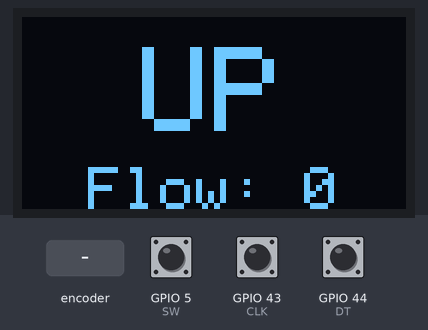
Recording of a sketch running on a simulated ESP32. Shown: 128×64 one-colour display. The inputs (shaded band) are chosen by the test bench; at power-on: GPIO 5 (SW) HIGH, GPIO 43 (CLK) HIGH, GPIO 44 (DT) HIGH. WiFi joins after 1.5 s; servers stay silent unless stated; what the sketch prints to the serial monitor is not drawn.

Above: at 2.7 s.
2.8 s: rotary encoder on GPIO 43 (CLK) / GPIO 44 (DT) turned 3 steps (first pin leading)
At 2.94 s:
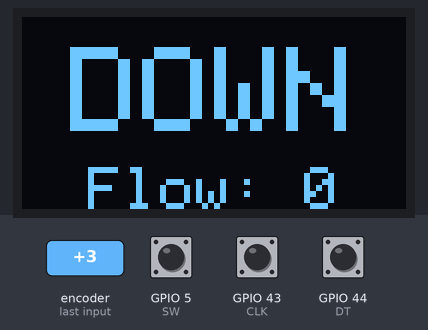
4.9 s: GPIO 5 (SW) pulled LOW for 0.15 s
At 6.8 s:
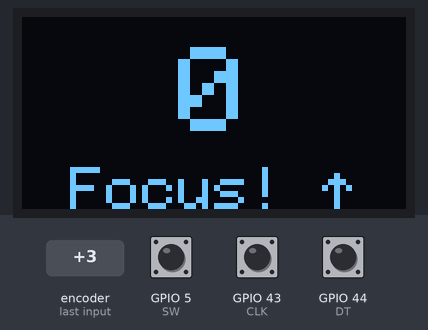
7.1 s: GPIO 5 (SW) pulled LOW for 0.15 s
7.8 s: GPIO 5 (SW) pulled LOW for 3.2 s
12.5 s: GPIO 5 (SW) pulled LOW for 1 s
At 14.0 s:
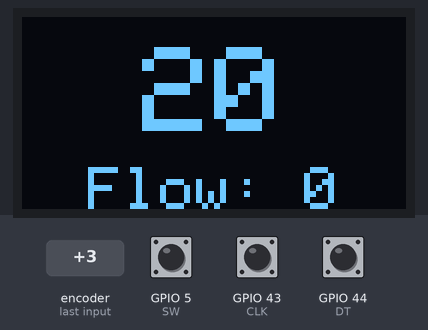
15.0 s: GPIO 5 (SW) pulled LOW for 0.15 s
At 16.9 s:
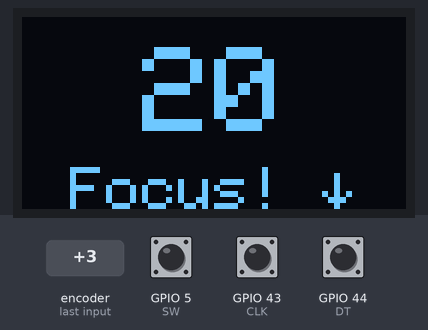
Timing chart, 0 to 18.4 s (numbered marks = the images above; inputs shaded):
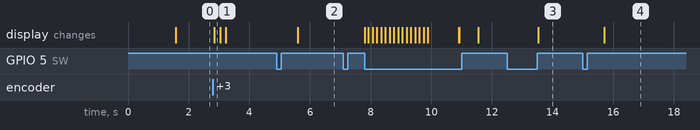

The sketch:

focus_dude.ino
```cpp
#include <Adafruit_SSD1306.h>
#include <splash.h>
#include <Arduino_BuiltIn.h>
#include <Wire.h>
#include <ESP8266WiFi.h>
#include <ESP8266WebServer.h>

// ✅ Change these to your WiFi credentials
const char* ssid = "ssid";
const char* password = "passwd";

// ✅ Initialize Web Server on port 80
ESP8266WebServer server(80);


#define SCREEN_WIDTH 128 // OLED display width, in pixels
#define SCREEN_HEIGHT 64 // OLED display height, in pixels

#define OLED_RESET     -1 // Reset pin # (or -1 if sharing Arduino reset pin)
#define SCREEN_ADDRESS 0x3C ///< See datasheet for Address; 0x3D for 128x64, 0x3C for 128x32
Adafruit_SSD1306 display(SCREEN_WIDTH, SCREEN_HEIGHT, &Wire, OLED_RESET);

//-----------------------------------------------
#define CLK    D6
#define DT     D7
#define SW     D4

//-----------------------------------------------
int flowMinutes = 0;   // Total flow minutes
int menuIndex = 0;     // 0 for UP, 1 for DOWN, 2 for Reset
String menuOptions[3] = {"UP", "DOWN", "Reset"};  // Label reset option as "Reset"
unsigned long lastActivityTime = 0;  // For inactivity detection
const unsigned long inactivityLimit = 3 * 60000;  // 3 minutes in milliseconds

enum ClickType { NO_CLICK, NORMAL_CLICK, LONG_CLICK, DOUBLE_CLICK };
enum State { MENU, COUNTING_UP, COUNTING_DOWN, SELECTING_DOWN_DURATION, IDLE };
State currentState = MENU;

int countdownValue = 20;  // Default value for countdown
int initialCountdownValue = 20;  // Store the countdown value when selected
unsigned long previousMillis = 0;  // For counting logic
int elapsedMinutes = 0;
bool isCounting = false;
unsigned long buttonDebounceTime = 0;
const unsigned long buttonDebounceDelay = 800;  // Debounce delay

// Rotary encoder debounce variables
unsigned long lastRotaryTime = 0;
const unsigned long rotaryDebounceDelay = 150;  // Faster debounce for rotary encoder

// IDLE mode extended behavior
const unsigned long displayOffTimeLimit = 30 * 60000;  // 30 minutes in milliseconds

unsigned long idleStartTime = 0;  // Track when IDLE mode starts
bool displayOff = false;  // Track if the display is off

// Double click
unsigned long lastButtonPressTime = 0;
const unsigned long doubleClickTime = 500; // Max time between clicks (milliseconds)
bool singleClickDetected = false;

// focusMode
bool focusMode = false;

//=========================================================
void setup() {
  initHardware();
  initDisplay();
  initWiFi();
  initWebServer();
  updateDisplay();
  Serial.println("Setup complete, starting loop...");
}

//=========================================================
void loop() {
  server.handleClient();
  unsigned long currentMillis = millis();

  // Handle rotary encoder input
  handleRotaryInput();

  // Handle button presses and states
  handleButtonPresses(currentMillis);

  // Handle counting logic
  handleCounting(currentMillis);

  // Handle inactivity
  handleInactivity(currentMillis);
}

//=========================================================
// Initialize hardware pins and serial communication
void initHardware() {
  pinMode(CLK, INPUT_PULLUP);
  pinMode(DT, INPUT_PULLUP);
  pinMode(SW, INPUT_PULLUP);
  Serial.begin(9600);
}

//=========================================================
// Initialize the OLED display
void initDisplay() {
  if (!display.begin(SSD1306_SWITCHCAPVCC, 0x3C)) {
    Serial.println(F("SSD1306 allocation failed"));
    for (;;);
  }
  display.setRotation(2);  // Rotate display 180 degrees

  display.clearDisplay();
  Serial.println("Display initialized.");
}

// ==========================================================
// ✅ Wi-Fi Initialization
void initWiFi() {
    WiFi.begin(ssid, password);
    Serial.print("Connecting to WiFi...");
    while (WiFi.status() != WL_CONNECTED) {
        delay(500);
        Serial.print(".");
    }
    Serial.println("\nWiFi Connected!");
    Serial.print("ESP32 IP Address: ");
    Serial.println(WiFi.localIP());
}

// ==========================================================
// ✅ Web Server Initialization
void initWebServer() {
    server.on("/", []() {
        server.send(200, "text/plain", focusMode ? "FOCUS ON" : "FOCUS OFF");
    });

    server.on("/toggle", []() {
        focusMode = !focusMode;
        updateDisplay();
        server.send(200, "text/plain", focusMode ? "FOCUS ON" : "FOCUS OFF");
    });

    server.begin();
    Serial.println("Web Server Started!");
}
//=========================================================
// Update the OLED display with the current state
void updateDisplay() {
  display.setTextColor(WHITE);
  display.clearDisplay();

  // Move top row text to bottom row
  String bottomRowText;

  if (currentState == COUNTING_UP) {
    bottomRowText = "Focus! \x18";  // Upward triangle for counting UP
  } else if (currentState == COUNTING_DOWN) {
    bottomRowText = "Focus! \x19";  // Downward triangle for counting DOWN
  } else {
    bottomRowText = "Flow: " + String(flowMinutes);  // Display total flow minutes when not counting
  }

  int bottomRowTextWidth = bottomRowText.length() * 12;  // TextSize 2, so 12 pixels per char
  int bottomRowX = (128 - bottomRowTextWidth) / 2;  // Center the text

  display.setTextSize(2);  // Keep text size large
  display.setCursor(bottomRowX, 50);  // Move to bottom row (Y = 50 for 64px height)
  display.print(bottomRowText);

  // Keep main row text unchanged
  String mainRowText;

  if (currentState == MENU) {
    mainRowText = menuOptions[menuIndex];  // Display UP, DOWN, or Reset
  } else if (currentState == COUNTING_UP) {
    mainRowText = String(elapsedMinutes);  // Counting up minutes
  } else if (currentState == COUNTING_DOWN || currentState == SELECTING_DOWN_DURATION) {
    mainRowText = String(countdownValue);  // Countdown minutes
  } else if (currentState == IDLE) {
    mainRowText = "IDLE?";
  }

  int mainRowTextWidth = mainRowText.length() * 24;  // TextSize 4, so 24 pixels per char
  int mainRowX = (128 - mainRowTextWidth) / 2;  // Center text horizontally

  display.setTextSize(4);  // Keep main row text large
  display.setCursor(mainRowX, 10);  // Move main text higher
  display.print(mainRowText);

  display.display();  // Show the updated display
}


//=========================================================
// Detect button presses with debounce logic
// bool buttonPressed() {
//   if (digitalRead(SW) == LOW && (millis() - buttonDebounceTime > buttonDebounceDelay)) {
//     buttonDebounceTime = millis();  // Debounce
//
//     return true;
//   }
//   return false;
// }
// bool buttonReleased() {
//   if (digitalRead(SW) == HIGH) {

//     Serial.println("Button released.");
//     return true;
//   }
//   return false;
// }
static bool buttonWasPressed = false;
ClickType buttonPressed() {

    static unsigned long pressStartTime = 0;
    static unsigned long lastClickTime = 0;
    static bool firstClickDetected = false;

    const unsigned long longPressThreshold = 800;  // Time to register a long press (ms)
    const unsigned long doubleClickThreshold = 500;  // Max time between clicks (ms)
    unsigned long currentTime = millis();
    if (digitalRead(SW) == LOW) {  // Button is pressed
        if (!buttonWasPressed) {   // Detect first press
            buttonWasPressed = true;
            pressStartTime = millis();  // Start timing the press duration
            Serial.println("press!");
        }

    }
    else if (buttonWasPressed) {   // Button was released
        buttonWasPressed = false;
        unsigned long pressDuration = millis() - pressStartTime;
        lastActivityTime = millis();  // Reset inactivity timer
        Serial.println("release!");
        if (pressDuration >= longPressThreshold) {
            return LONG_CLICK;  // ✅ Return Long Click if held long enough
        }
        else if (firstClickDetected && (currentTime - lastClickTime < doubleClickThreshold)) {
            firstClickDetected = false;  // Reset first click flag
            return DOUBLE_CLICK;  // ✅ Return Double Click
        }
        else {
            firstClickDetected = true;
            lastClickTime = currentTime;
        }
    }
    if (firstClickDetected && (currentTime - lastClickTime > doubleClickThreshold)){
      firstClickDetected=false;
      return NORMAL_CLICK;  // ✅ Return Normal Click
    }
    return NO_CLICK;  // No button press detected
}

//=========================================================
// Handle button presses and manage state transitions
// void handleButtonPresses(unsigned long currentMillis) {
//   if (!buttonPressed()) return;
//   switch (currentState) {
//     case MENU:
//       if (menuIndex == 0) {  // UP selected
//         startCountingUp();
//       } else if (menuIndex == 1) {  // DOWN selected
//         startSelectingDownDuration();
//       } else if (menuIndex == 2) {  // Reset selected
//         resetFlowMinutes();  // Reset the total focus time to 0
//       }
//       break;

//     case SELECTING_DOWN_DURATION:
//       confirmCountdownSelection();
//       break;

//     case COUNTING_UP:
//       stopCountingUp();
//       break;

//     case COUNTING_DOWN:
//       stopCountingDown();
//       break;
//   }
//   updateDisplay();
// }
void handleButtonPresses(unsigned long currentMillis) {
    ClickType click = buttonPressed();  // Get the type of click

    if (click == NORMAL_CLICK) {
        // ✅ Normal click: Perform regular button functions
        switch (currentState) {
            case MENU:
                if (menuIndex == 0) { startCountingUp(); }
                else if (menuIndex == 1) { startSelectingDownDuration(); }
                else if (menuIndex == 2) { resetFlowMinutes(); }
                break;
            case SELECTING_DOWN_DURATION:
                confirmCountdownSelection();
                break;
            case COUNTING_UP:
                stopCountingUp();
                focusMode = false;
                break;
            case COUNTING_DOWN:
                stopCountingDown();
                focusMode = false;
                break;
        }
    }
    else if (click == LONG_CLICK) {
        // ✅ Long click: Toggle between UP ↔ DOWN modes
        Serial.println("Long Click detected!");
        if (currentState == COUNTING_UP) {
            startSelectingDownDuration();  // Switch to DOWN mode
        } else if (currentState == COUNTING_DOWN) {
            startCountingUp();  // Switch to UP mode
        }
    }
    else if (click == DOUBLE_CLICK) {
        // ✅ Double click: Toggle between UP ↔ DOWN mode, but faster
        Serial.println("Double Click detected!");
        if (currentState == COUNTING_UP) {
            startSelectingDownDuration();  // Switch to DOWN mode
        } else if (currentState == COUNTING_DOWN) {
            startCountingUp();  // Switch to UP mode
        }
    }

    updateDisplay();
}

//=========================================================
// Start counting up
void startCountingUp() {
  currentState = COUNTING_UP;
  elapsedMinutes = 0;
  isCounting = true;
  focusMode = true;
  lastActivityTime = millis();  // Reset inactivity timer
  Serial.println("Counting UP started.");

}

//=========================================================
// Start selecting the countdown duration
void startSelectingDownDuration() {
  currentState = SELECTING_DOWN_DURATION;
  countdownValue = 20;
  lastActivityTime = millis();  // Reset inactivity timer
  Serial.println("Selecting DOWN duration.");
}

//=========================================================
// Confirm countdown selection and start counting down
void confirmCountdownSelection() {
  initialCountdownValue = countdownValue;
  currentState = COUNTING_DOWN;
  isCounting = true;
  lastActivityTime = millis();  // Reset inactivity timer
  Serial.print("Counting DOWN started with "); Serial.print(countdownValue); Serial.println(" minutes.");
}

//=========================================================
// Stop counting up and return to menu
void stopCountingUp() {
    flowMinutes += elapsedMinutes;
    successAnimation();
    currentState = MENU;
    isCounting = false;
    Serial.println("Counting UP stopped. Returning to MENU.");

}


//=========================================================
// Stop counting down and return to menu
void stopCountingDown() {
  flowMinutes += (initialCountdownValue - countdownValue);
  successAnimation();
  currentState = MENU;
  isCounting = false;
  Serial.println("Counting DOWN stopped. Returning to MENU.");
}

//=========================================================
// Reset the total flow minutes counter to 0
void resetFlowMinutes() {
  flowMinutes = 0;
  Serial.println("Flow minutes reset to 0.");
  updateDisplay();  // Update the display to show the reset value
}

//=========================================================
// Handle counting up or down logic
void handleCounting(unsigned long currentMillis) {
  if (!isCounting || (currentMillis - previousMillis < 60000)) return;

  previousMillis = currentMillis;

  if (currentState == COUNTING_UP) {
    elapsedMinutes++;
    updateDisplay();
    Serial.print("Counting UP: "); Serial.println(elapsedMinutes);
  } else if (currentState == COUNTING_DOWN) {
    countdownValue--;
    if (countdownValue <= 0) {
      flowMinutes += initialCountdownValue;
      successAnimation();
      currentState = MENU;
      isCounting = false;
      Serial.println("Countdown finished, returning to MENU.");
    }
    updateDisplay();
    Serial.print("Counting DOWN: "); Serial.println(countdownValue);
  }
}

//=========================================================
// Success animation when a session ends
void successAnimation() {
  display.clearDisplay();
  int centerX = 64, centerY = 32;

  for (int radius = 2; radius <= 30; radius += 2) {
    display.drawCircle(centerX, centerY, radius, WHITE);
    display.display();
    delay(100);

    if (radius % 4 == 0) {
      display.clearDisplay();
      display.display();
      delay(2);
    }
  }

  display.clearDisplay();
  display.setTextSize(2);
  display.setCursor(20, 20);
  display.print("SUCCESS!");
  display.display();
  delay(1000);
  display.clearDisplay();
  display.display();
}

//=========================================================
// Rotary Encoder Rotation Detection
int getRotation() {
  static int previousCLK = digitalRead(CLK);
  int currentCLK = digitalRead(CLK);

  if (currentCLK == LOW && previousCLK == HIGH && (millis() - lastRotaryTime > rotaryDebounceDelay)) {
    lastRotaryTime = millis();  // Debounce
    int DTValue = digitalRead(DT);  // Read DT to determine direction

    previousCLK = currentCLK;  // Update previous CLK for next iteration

    return (DTValue != currentCLK) ? 1 : -1;  // Clockwise or counterclockwise
  }

  previousCLK = currentCLK;
  return 0;  // No rotation
}

//=========================================================
// Handle rotary input for menu and countdown selection
void handleRotaryInput() {
  int rotation = getRotation();
  if (rotation == 0) return;  // No rotation detected

  lastActivityTime = millis();  // Reset inactivity timer on any valid rotation
  Serial.print(millis());  // Print the current time in milliseconds
  Serial.print(" - Rotation detected, activity timer reset. Rotation: ");
  Serial.println(rotation);

  if (currentState == MENU) {
    menuIndex = (menuIndex + rotation + 3) % 3;  // Update for 3 menu options: UP, DOWN, Reset
    updateDisplay();
    Serial.print(millis());  // Print the current time in milliseconds
    Serial.print(" - Menu option: "); Serial.println(menuOptions[menuIndex]);
  } else if (currentState == SELECTING_DOWN_DURATION) {
    countdownValue = max(1, countdownValue + rotation);
    updateDisplay();
    Serial.print(millis());  // Print the current time in milliseconds
    Serial.print(" - Countdown value: "); Serial.println(countdownValue);
  }
}
//=========================================================
// Handle inactivity and switch to IDLE if necessary
void handleInactivity(unsigned long currentMillis) {
  // Comment out frequent serial prints to improve performance
  /*
  Serial.print(millis());
  Serial.print(" - Current time (millis): ");
  Serial.println(currentMillis);

  Serial.print(millis());
  Serial.print(" - Last activity time (millis): ");
  Serial.println(lastActivityTime);
  */

  // Make sure the subtraction does not cause an overflow/underflow
  if (currentMillis >= lastActivityTime) {
    unsigned long timeSinceLastActivity = currentMillis - lastActivityTime;

    /*
    Serial.print(millis());
    Serial.print(" - Time since last activity (ms): ");
    Serial.println(timeSinceLastActivity);
    */

    // Check if the user is in the MENU or selecting countdown duration mode
    if ((currentState == MENU || currentState == SELECTING_DOWN_DURATION) &&
        (timeSinceLastActivity > inactivityLimit)) {
      if (currentState != IDLE) {
        currentState = IDLE;
        idleStartTime = millis();  // Record when IDLE mode starts
        updateDisplay();
        Serial.print(millis());  // Print the current time in milliseconds
        Serial.println(" - IDLE state entered due to inactivity.");
      }
    }
  } else {
    // Comment out warning to reduce unnecessary serial prints
    // Serial.println(" - Warning: currentMillis is less than lastActivityTime!");
  }

  // Check if the user has been in IDLE for more than 30 minutes and turn off the display
  if (currentState == IDLE && !displayOff &&
      (currentMillis - idleStartTime > displayOffTimeLimit) &&
      (currentMillis > idleStartTime)) {
    displayOff = true;
    display.ssd1306_command(SSD1306_DISPLAYOFF);  // Turn off the display
    Serial.print(millis());  // Print the current time in milliseconds
    Serial.println(" - Display turned off after 30 minutes of IDLE.");
  }

  // Exit IDLE if any rotary or button action happens
  if (currentState == IDLE && (getRotation() != 0 || buttonPressed())) {
    currentState = MENU;
    lastActivityTime = millis();  // Reset inactivity timer upon exiting IDLE

    // Turn the display back on if it was off
    if (displayOff) {
      display.ssd1306_command(SSD1306_DISPLAYON);
      displayOff = false;
      Serial.print(millis());  // Print the current time in milliseconds
      Serial.println(" - Display turned back on.");
    }

    updateDisplay();
    Serial.print(millis());  // Print the current time in milliseconds
    Serial.println(" - Exiting IDLE mode. Back to MENU.");
  }
}   
```

Measured:
- after the input at 2.8 s, the display: changes at once (image 1)
- after the input at 4.9 s, the display: changes after 0.70 s (image 2)
- after the input at 12.5 s, the display: changes after 1.0 s (image 3)
- after the input at 15.0 s, the display: changes after 0.70 s (image 4)
